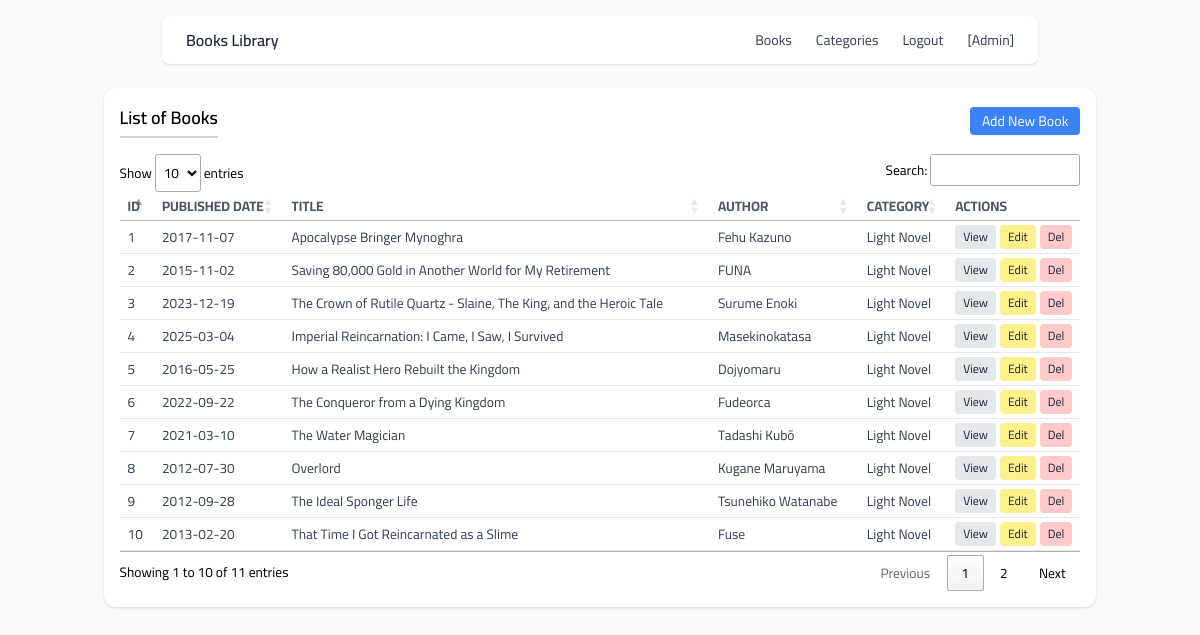
The app's page /books/ (signed in) with its own data.
### tables this page shows
CREATE TABLE "books" ("id" integer NOT NULL PRIMARY KEY AUTOINCREMENT, "published_date" date NOT NULL, "title" varchar(255) NOT NULL, "hepburn" varchar(255) NOT NULL, "author" varchar(255) NOT NULL, "release" varchar(255) NOT NULL, "url" varchar(255) NOT NULL, "summary" text NULL, "category_id" integer NOT NULL REFERENCES "categories" ("id") DEFERRABLE INITIALLY DEFERRED);

CREATE TABLE "categories" ("id" integer NOT NULL PRIMARY KEY AUTOINCREMENT, "name" varchar(255) NOT NULL UNIQUE, "description" text NULL);

### apps/books/routes.py (the view)
@books_bp.route("/")
def list():
    books = get_all_books()
    return render_template("books/list.html", items=books)

### app.py (called while the page is built)
@app.before_request
def require_login():
    if request.endpoint not in ("login", "static", "page_not_found"):
        if "user_id" not in session:
            return redirect(url_for("login"))

### apps/books/models.py (called while the page is built)
def get_db_connection():
    db_path = current_app.config["DATABASE"]
    conn = sqlite3.connect(db_path)
    conn.row_factory = sqlite3.Row
    return conn

def get_all_books():
    conn = get_db_connection()
    query = """
        SELECT b.id, b.published_date, b.title, b.author, c.name AS category_name
        FROM books b
        LEFT JOIN categories c ON b.category_id = c.id
        ORDER BY b.id DESC
    """
    books = conn.execute(query).fetchall()
    conn.close()
    return books

### apps/books/templates/books/list.html (shortened to what this page needs)
{% extends "base.html" %}
{% block content %}
<div class="max-w-[85%] mx-auto mt-6 bg-white shadow rounded-xl p-4">
<div class="flex justify-between items-center mb-4">
    <h2 class="text-lg font-semibold border-b-2 border-gray-300 pb-1">
        List of Books
    </h2>
    <a href="## url_for('books.add') }}" class="bg-blue-500 hover:bg-blue-600 text-white text-sm px-3 py-1 rounded">
        Add New Book
    </a>
</div>
<div class="overflow-x-auto">
    <table id="data-tables-id" class="table-auto min-w-full bg-white" style="width:100%">
        <thead class="bg-white text-gray-600 uppercase text-sm">
            <tr>
                <th class="px-4 py-2 border-b border-gray-200">ID</th>
                <th class="px-4 py-2 border-b border-gray-200">Published Date</th>
                <th class="px-4 py-2 border-b border-gray-200">Title</th>
                <th class="px-4 py-2 border-b border-gray-200">Author</th>
                <th class="px-4 py-2 border-b border-gray-200">Category</th>
                <th class="px-2 py-2 border-b border-gray-200 w-[100px] text-center">Actions</th>
            </tr>
        </thead>
        <tbody class="text-sm text-gray-700">
            {% for item in items %}
                <tr class="hover:bg-gray-50">
                    <td class="px-4 py-2 border-b border-gray-200">{{ item.id }}</td>
                    <td class="px-4 py-2 border-b border-gray-200">{{ item.published_date }}</td>
                    <td class="px-4 py-2 border-b border-gray-200">{{ item.title }}</td>
                    <td class="px-4 py-2 border-b border-gray-200">{{ item.author }}</td>
                    <td class="px-4 py-2 border-b border-gray-200">{{ item.category_name }}</td>
                    <td class="px-2 py-2 border-b border-gray-200 w-[100px]">
                        <div class="flex gap-1 justify-center whitespace-nowrap">
                            <a href="## url_for('books.view', id=item.id) }}"
                               class="bg-gray-200 hover:bg-gray-300 text-gray-800 text-xs px-2 py-1 rounded">
                                View
                            </a>
                            <a href="## url_for('books.edit', id=item.id) }}"
                               class="bg-yellow-200 hover:bg-yellow-300 text-gray-800 text-xs px-2 py-1 rounded">
                                Edit
                            </a>
                            <form action="## url_for('books.delete', id=item.id) }}" method="post" style="display:inline;">
                                <button type="submit"
                                        onclick="return confirm('Are you sure you want to delete this book?');"
                                        class="bg-red-200 hover:bg-red-300 text-gray-800 text-xs px-2 py-1 rounded">
                                    Del
                                </button>
                            </form>
                        </div>
                    </td>
                </tr>
            {% else %}
                <tr>
                    <td colspan="5" class="px-4 py-2 text-gray-600">No books found.</td>
                </tr>
            {% endfor %}
        </tbody>
    </table>
</div>
</div>
{% endblock %}

### templates/base.html (shortened to what this page needs)
<!DOCTYPE html>
<html lang="en">
<head>
  <script src="https://cdn.tailwindcss.com"></script>
  <link href="https://cdn.datatables.net/1.13.6/css/jquery.dataTables.min.css" rel="stylesheet">
  <link href="{{ url_for('static', filename='css/style.css') }}" rel="stylesheet">{% block extra_css %}{% endblock %}
</head>
<body class="p-4">
<nav class="bg-white shadow w-3/4 mx-auto rounded-lg">
  <div class="flex justify-between items-center h-12 px-6">
    <a href="{{ url_for('books.list') }}" class="text-base font-semibold text-gray-800">Books Library</a>
    <div class="flex space-x-6 text-sm">
      <a href="{{ url_for('books.list') }}" class="text-gray-700 hover:text-blue-600">Books</a>
      <a href="{{ url_for('categories.list') }}" class="text-gray-700 hover:text-blue-600">Categories</a>
      {% if session.get('user_id') %}
      <a href="{{ url_for('logout') }}" class="text-gray-700 hover:text-blue-600">Logout</a>
      {% else %}
      <a href="{{ url_for('login') }}" class="text-gray-700 hover:text-blue-600">Login</a>
      {% endif %}
      <span class="text-gray-700">[{{ session.get('username')|capitalize if session.get('username') else 'Guest' }}]</span>
    </div>
  </div>
</nav>
{% block content %}{% endblock %}
</body>
</html>

### static/css/style.css (style rules this page uses)
body { font-family: Cairo, Arial, sans-serif; background-color: #f8fafc; }
table.dataTable th, table.dataTable td { padding: 0.25rem 0.5rem !important; font-size: 0.85rem; }

### records on screen
books: id "10", published_date "2013-02-20", title "That Time I Got Reincarnated as a Slime", author "Fuse", category_name "Light Novel"
books: id "9", published_date "2012-09-28", title "The Ideal Sponger Life", author "Tsunehiko Watanabe", category_name "Light Novel"
books: id "8", published_date "2012-07-30", title "Overlord", author "Kugane Maruyama", category_name "Light Novel"
books: id "7", published_date "2021-03-10", title "The Water Magician", author "Tadashi Kubō", category_name "Light Novel"
books: id "6", published_date "2022-09-22", title "The Conqueror from a Dying Kingdom", author "Fudeorca", category_name "Light Novel"
books: id "5", published_date "2016-05-25", title "How a Realist Hero Rebuilt the Kingdom", author "Dojyomaru", category_name "Light Novel"
books: id "4", published_date "2025-03-04", title "Imperial Reincarnation: I Came, I Saw, I Survived", author "Masekinokatasa", category_name "Light Novel"
books: id "3", published_date "2023-12-19", title "The Crown of Rutile Quartz - Slaine, The King, and the Heroic Tale", author "Surume Enoki", category_name "Light Novel"
books: id "2", published_date "2015-11-02", title "Saving 80,000 Gold in Another World for My Retirement", author "FUNA", category_name "Light Novel"
books: id "1", published_date "2017-11-07", title "Apocalypse Bringer Mynoghra", author "Fehu Kazuno", category_name "Light Novel"
